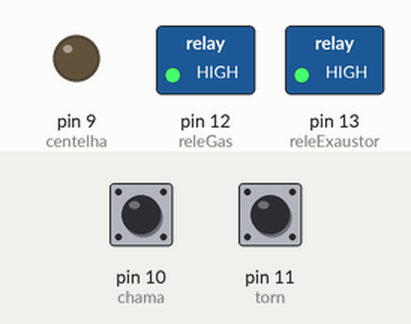
Bench run of a sketch on a simulated Arduino Uno, built with avr-gcc and run on an emulated ATmega328P. On the bench: switched loads named in the sketch (green lamp = pin HIGH), output pins drawn as LEDs (lit = HIGH). The inputs (shaded band) are chosen by the test bench; at power-on: pin 10 (chama) HIGH, pin 11 (torn) HIGH.

Above: at 1.2 s.
1.3 s: pin 10 (chama) pulled LOW for 3.2 s
At 2.0 s:
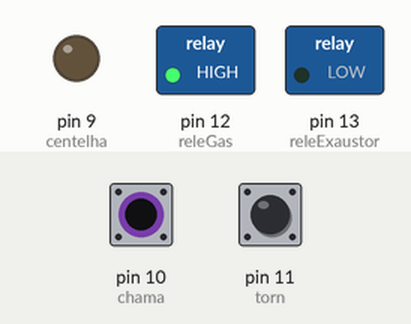
7.5 s: pin 10 (chama) pulled LOW for 0.15 s
At 7.9 s:
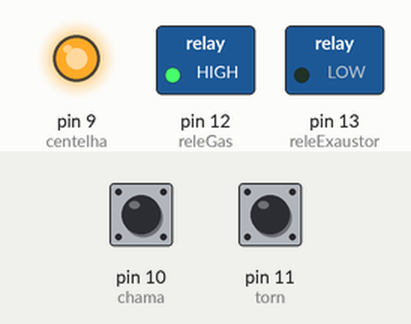
10.6 s: pin 10 (chama) pulled LOW for 1 s
At 13.0 s:
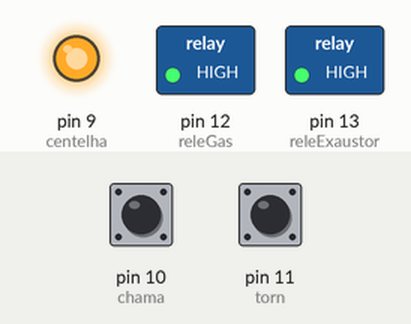
Timing chart, 0 to 14.5 s (numbered marks = the images above; inputs shaded):
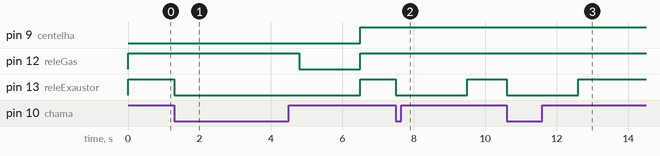

The sketch:

projeto_ko15f___Copia.ino
```cpp
int releExaustor = 13;
int releGas = 12;
int torn = 11;
int chama = 10;
int centelha = 9;

void setup() {
  pinMode(releExaustor, OUTPUT);
  pinMode(releGas, OUTPUT);
  pinMode(torn, INPUT_PULLUP);
  pinMode(chama, INPUT_PULLUP);
  pinMode(centelha, OUTPUT);

  digitalWrite(releExaustor, HIGH);
  digitalWrite(releGas, HIGH);
}

void loop() {
  if (digitalRead(torn) == HIGH && digitalRead(chama) == LOW) {
    digitalWrite(releExaustor, LOW);
    delay(2000);

    if (digitalRead(torn) == HIGH && digitalRead(chama) == LOW) {
      digitalWrite(releExaustor, LOW);
      digitalWrite(centelha, LOW);
      delay(1500);
      digitalWrite(releGas, LOW);
      delay(1700);

      if (digitalRead(torn) == HIGH && digitalRead(chama) == HIGH) {
        digitalWrite(releExaustor, LOW);
        digitalWrite(releGas, LOW);
        digitalWrite(centelha, HIGH);

      } else {
        digitalWrite(releExaustor, HIGH);
        digitalWrite(releGas, HIGH);
      }
    } else {
      digitalWrite(releExaustor, HIGH);
      digitalWrite(releGas, HIGH);
    }
  } else {
    digitalWrite(releExaustor, HIGH);
    digitalWrite(releGas, HIGH);
  }
}
```

Measured:
- after the input at 1.3 s, pin 9 (centelha): LOW → HIGH after 5.2 s; pin 12 (releGas): HIGH → LOW after 3.5 s, → HIGH 1.7 s later; pin 13 (releExaustor): HIGH → LOW at once, → HIGH 5.2 s later
- after the input at 7.5 s, pin 13 (releExaustor): HIGH → LOW at once, → HIGH 2.0 s later
- after the input at 10.6 s, pin 13 (releExaustor): HIGH → LOW at once, → HIGH 2.0 s later
